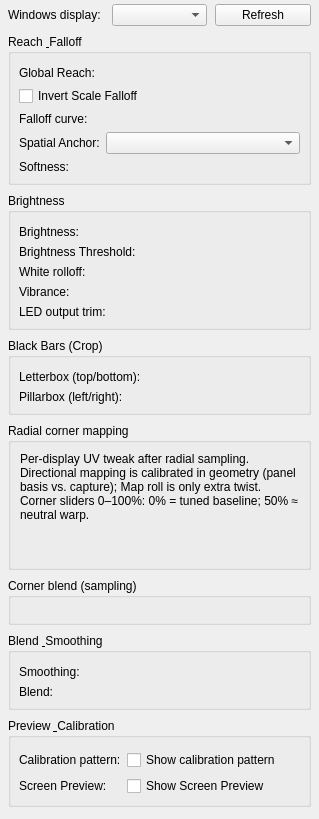
<?xml version="1.0" encoding="UTF-8"?>
<ui version="4.0">
 <class>ScreenMirrorMonitorSettings</class>
 <widget class="QWidget" name="ScreenMirrorMonitorSettings">
  <layout class="QVBoxLayout" name="mainLayout">
   <property name="leftMargin">
    <number>8</number>
   </property>
   <property name="topMargin">
    <number>4</number>
   </property>
   <property name="rightMargin">
    <number>8</number>
   </property>
   <property name="bottomMargin">
    <number>4</number>
   </property>
   <property name="spacing">
    <number>8</number>
   </property>
   <item>
    <layout class="QHBoxLayout" name="captureRow">
     <item>
      <widget class="QLabel" name="captureCaption">
       <property name="text">
        <string>Windows display:</string>
       </property>
      </widget>
     </item>
     <item>
      <widget class="QComboBox" name="captureCombo">
       <property name="toolTip">
        <string>Which Windows monitor this display plane captures (Monitor 1, Monitor 2, …).</string>
       </property>
      </widget>
     </item>
     <item>
      <widget class="QPushButton" name="captureRefreshButton">
       <property name="text">
        <string>Refresh</string>
       </property>
       <property name="toolTip">
        <string>Refresh the list of monitors Windows currently reports.</string>
       </property>
      </widget>
     </item>
    </layout>
   </item>
   <item>
    <widget class="QGroupBox" name="reachGroup">
     <property name="title">
      <string>Reach &amp; Falloff</string>
     </property>
     <layout class="QFormLayout" name="reachForm">
      <property name="leftMargin">
       <number>8</number>
      </property>
      <property name="topMargin">
       <number>12</number>
      </property>
      <property name="rightMargin">
       <number>8</number>
      </property>
      <property name="bottomMargin">
       <number>8</number>
      </property>
      <item row="0" column="0">
       <widget class="QLabel" name="scaleCaption">
        <property name="text">
         <string>Global Reach:</string>
        </property>
       </widget>
      </item>
      <item row="0" column="1">
       <widget class="EffectSliderRow" name="scaleRow" native="true"/>
      </item>
      <item row="1" column="0" colspan="2">
       <widget class="QCheckBox" name="scaleInvertCheck">
        <property name="text">
         <string>Invert Scale Falloff</string>
        </property>
       </widget>
      </item>
      <item row="2" column="0">
       <widget class="QLabel" name="falloffCurveCaption">
        <property name="text">
         <string>Falloff curve:</string>
        </property>
       </widget>
      </item>
      <item row="2" column="1">
       <widget class="EffectSliderRow" name="falloffCurveRow" native="true"/>
      </item>
      <item row="3" column="0">
       <widget class="QLabel" name="refPointCaption">
        <property name="text">
         <string>Spatial Anchor:</string>
        </property>
       </widget>
      </item>
      <item row="3" column="1">
       <widget class="QComboBox" name="refPointCombo"/>
      </item>
      <item row="4" column="0">
       <widget class="QLabel" name="softnessCaption">
        <property name="text">
         <string>Softness:</string>
        </property>
       </widget>
      </item>
      <item row="4" column="1">
       <widget class="EffectSliderRow" name="softnessRow" native="true"/>
      </item>
     </layout>
    </widget>
   </item>
   <item>
    <widget class="QGroupBox" name="brightnessGroup">
     <property name="title">
      <string>Brightness</string>
     </property>
     <property name="objectName">
      <string>ScreenMirror_BrightnessGroup</string>
     </property>
     <layout class="QFormLayout" name="brightnessForm">
      <property name="leftMargin">
       <number>8</number>
      </property>
      <property name="topMargin">
       <number>12</number>
      </property>
      <property name="rightMargin">
       <number>8</number>
      </property>
      <property name="bottomMargin">
       <number>8</number>
      </property>
      <item row="0" column="0">
       <widget class="QLabel" name="brightnessCaption">
        <property name="text">
         <string>Brightness:</string>
        </property>
       </widget>
      </item>
      <item row="0" column="1">
       <widget class="EffectSliderRow" name="brightnessRow" native="true"/>
      </item>
      <item row="1" column="0">
       <widget class="QLabel" name="brightnessThresholdCaption">
        <property name="text">
         <string>Brightness Threshold:</string>
        </property>
       </widget>
      </item>
      <item row="1" column="1">
       <widget class="EffectSliderRow" name="brightnessThresholdRow" native="true"/>
      </item>
      <item row="2" column="0">
       <widget class="QLabel" name="whiteRolloffCaption">
        <property name="text">
         <string>White rolloff:</string>
        </property>
       </widget>
      </item>
      <item row="2" column="1">
       <widget class="EffectSliderRow" name="whiteRolloffRow" native="true"/>
      </item>
      <item row="3" column="0">
       <widget class="QLabel" name="vibranceCaption">
        <property name="text">
         <string>Vibrance:</string>
        </property>
       </widget>
      </item>
      <item row="3" column="1">
       <widget class="EffectSliderRow" name="vibranceRow" native="true"/>
      </item>
      <item row="4" column="0">
       <widget class="QLabel" name="ledTrimCaption">
        <property name="text">
         <string>LED output trim:</string>
        </property>
       </widget>
      </item>
      <item row="4" column="1">
       <widget class="QWidget" name="ledTrimHost" native="true">
        <property name="objectName">
         <string>ledTrimHost</string>
        </property>
       </widget>
      </item>
     </layout>
    </widget>
   </item>
   <item>
    <widget class="QGroupBox" name="blackBarsGroup">
     <property name="title">
      <string>Black Bars (Crop)</string>
     </property>
     <layout class="QFormLayout" name="blackBarsForm">
      <property name="leftMargin">
       <number>8</number>
      </property>
      <property name="topMargin">
       <number>12</number>
      </property>
      <property name="rightMargin">
       <number>8</number>
      </property>
      <property name="bottomMargin">
       <number>8</number>
      </property>
      <item row="0" column="0">
       <widget class="QLabel" name="letterboxCaption">
        <property name="text">
         <string>Letterbox (top/bottom):</string>
        </property>
       </widget>
      </item>
      <item row="0" column="1">
       <widget class="EffectSliderRow" name="letterboxRow" native="true"/>
      </item>
      <item row="1" column="0">
       <widget class="QLabel" name="pillarboxCaption">
        <property name="text">
         <string>Pillarbox (left/right):</string>
        </property>
       </widget>
      </item>
      <item row="1" column="1">
       <widget class="EffectSliderRow" name="pillarboxRow" native="true"/>
      </item>
     </layout>
    </widget>
   </item>
   <item>
    <widget class="QGroupBox" name="radialCornerGroup">
     <property name="title">
      <string>Radial corner mapping</string>
     </property>
     <layout class="QVBoxLayout" name="radialCornerLayout">
      <item>
       <widget class="QLabel" name="radialCornerInfo">
        <property name="wordWrap">
         <bool>true</bool>
        </property>
        <property name="text">
         <string>Per-display UV tweak after radial sampling. Directional mapping is calibrated in geometry (panel basis vs. capture); Map roll is only extra twist. Corner sliders 0–100%: 0% = tuned baseline; 50% ≈ neutral warp.</string>
        </property>
       </widget>
      </item>
      <item>
       <widget class="EffectSliderRow" name="screenMapRollRow" native="true"/>
      </item>
      <item>
       <widget class="EffectSliderRow" name="radialExpansionRow" native="true"/>
      </item>
      <item>
       <widget class="EffectSliderRow" name="radialBiasTlRow" native="true"/>
      </item>
      <item>
       <widget class="EffectSliderRow" name="radialBiasTrRow" native="true"/>
      </item>
      <item>
       <widget class="EffectSliderRow" name="radialBiasBlRow" native="true"/>
      </item>
      <item>
       <widget class="EffectSliderRow" name="radialBiasBrRow" native="true"/>
      </item>
     </layout>
    </widget>
   </item>
   <item>
    <widget class="QGroupBox" name="cornerBlendGroup">
     <property name="title">
      <string>Corner blend (sampling)</string>
     </property>
     <layout class="QVBoxLayout" name="cornerBlendLayout">
      <item>
       <widget class="EffectSliderRow" name="cornerStrengthRow" native="true"/>
      </item>
      <item>
       <widget class="EffectSliderRow" name="cornerZoneRow" native="true"/>
      </item>
     </layout>
    </widget>
   </item>
   <item>
    <widget class="QGroupBox" name="blendGroup">
     <property name="title">
      <string>Blend &amp; Smoothing</string>
     </property>
     <layout class="QFormLayout" name="blendForm">
      <property name="leftMargin">
       <number>8</number>
      </property>
      <property name="topMargin">
       <number>12</number>
      </property>
      <property name="rightMargin">
       <number>8</number>
      </property>
      <property name="bottomMargin">
       <number>8</number>
      </property>
      <item row="0" column="0">
       <widget class="QLabel" name="smoothingCaption">
        <property name="text">
         <string>Smoothing:</string>
        </property>
       </widget>
      </item>
      <item row="0" column="1">
       <widget class="EffectSliderRow" name="smoothingRow" native="true"/>
      </item>
      <item row="1" column="0">
       <widget class="QLabel" name="blendCaption">
        <property name="text">
         <string>Blend:</string>
        </property>
       </widget>
      </item>
      <item row="1" column="1">
       <widget class="EffectSliderRow" name="blendRow" native="true"/>
      </item>
     </layout>
    </widget>
   </item>
   <item>
    <widget class="QGroupBox" name="previewGroup">
     <property name="title">
      <string>Preview &amp; Calibration</string>
     </property>
     <layout class="QFormLayout" name="previewForm">
      <property name="leftMargin">
       <number>8</number>
      </property>
      <property name="topMargin">
       <number>12</number>
      </property>
      <property name="rightMargin">
       <number>8</number>
      </property>
      <property name="bottomMargin">
       <number>8</number>
      </property>
      <item row="0" column="0">
       <widget class="QLabel" name="calibrationCaption">
        <property name="text">
         <string>Calibration pattern:</string>
        </property>
       </widget>
      </item>
      <item row="0" column="1">
       <widget class="QCheckBox" name="calibrationPatternCheck">
        <property name="text">
         <string>Show calibration pattern</string>
        </property>
       </widget>
      </item>
      <item row="1" column="0">
       <widget class="QLabel" name="screenPreviewCaption">
        <property name="text">
         <string>Screen Preview:</string>
        </property>
       </widget>
      </item>
      <item row="1" column="1">
       <widget class="QCheckBox" name="screenPreviewCheck">
        <property name="text">
         <string>Show Screen Preview</string>
        </property>
       </widget>
      </item>
     </layout>
    </widget>
   </item>
   <item>
    <widget class="QWidget" name="captureZonesHost" native="true"/>
   </item>
  </layout>
 </widget>
 <customwidgets>
  <customwidget>
   <class>EffectSliderRow</class>
   <extends>QWidget</extends>
   <header>EffectSliderRow.h</header>
  </customwidget>
 </customwidgets>
 <resources/>
 <connections/>
</ui>
